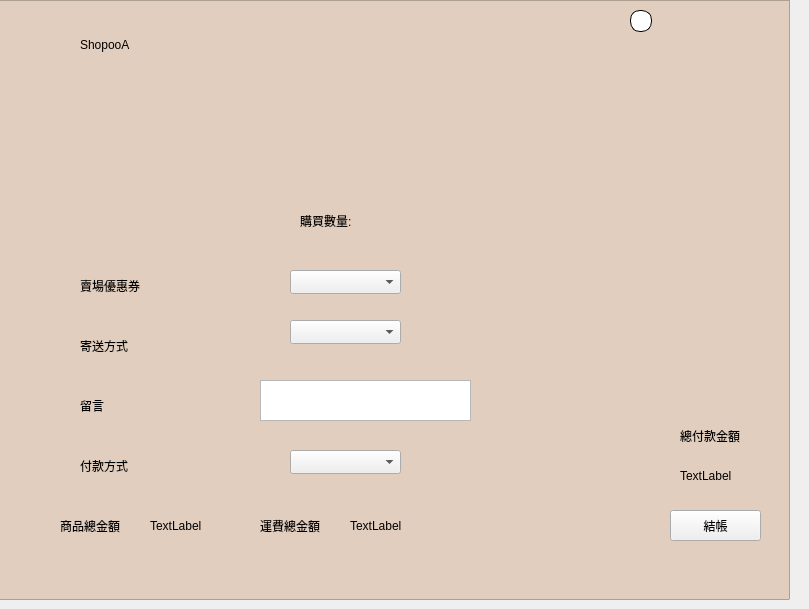
    <widget class="QWidget" name="order">
     <widget class="QGraphicsView" name="graphicsView_13">
      <property name="geometry">
       <rect>
        <x>-10</x>
        <y>0</y>
        <width>800</width>
        <height>600</height>
       </rect>
      </property>
      <property name="styleSheet">
       <string notr="true">background-color: rgb(225, 206, 190);</string>
      </property>
     </widget>
     <widget class="ClickableLabel" name="label_81">
      <property name="geometry">
       <rect>
        <x>20</x>
        <y>20</y>
        <width>50</width>
        <height>50</height>
       </rect>
      </property>
      <property name="cursor">
       <cursorShape>PointingHandCursor</cursorShape>
      </property>
      <property name="styleSheet">
       <string notr="true">image: url(:/images/store.png);</string>
      </property>
      <property name="text">
       <string/>
      </property>
     </widget>
     <widget class="QLabel" name="label_82">
      <property name="geometry">
       <rect>
        <x>80</x>
        <y>30</y>
        <width>120</width>
        <height>30</height>
       </rect>
      </property>
      <property name="styleSheet">
       <string notr="true">font: 700 14pt &quot;Microsoft JhengHei UI&quot;;</string>
      </property>
      <property name="text">
       <string>ShopooA</string>
      </property>
     </widget>
     <widget class="QLabel" name="label_83">
      <property name="geometry">
       <rect>
        <x>630</x>
        <y>10</y>
        <width>22</width>
        <height>22</height>
       </rect>
      </property>
      <property name="styleSheet">
       <string notr="true">min-width: 20px;
min-height: 20px;
max-width: 20px;
max-height: 20px;
border-radius:10px;
border: 1px solid black;
background-color: rgb(255, 255, 255);
image: url(:/images/picture.jpg);
</string>
      </property>
      <property name="text">
       <string/>
      </property>
     </widget>
     <widget class="QLabel" name="label_84">
      <property name="geometry">
       <rect>
        <x>60</x>
        <y>100</y>
        <width>150</width>
        <height>150</height>
       </rect>
      </property>
      <property name="text">
       <string/>
      </property>
     </widget>
     <widget class="QLabel" name="label_85">
      <property name="geometry">
       <rect>
        <x>300</x>
        <y>160</y>
        <width>331</width>
        <height>41</height>
       </rect>
      </property>
      <property name="text">
       <string/>
      </property>
     </widget>
     <widget class="QLabel" name="label_86">
      <property name="geometry">
       <rect>
        <x>80</x>
        <y>270</y>
        <width>91</width>
        <height>31</height>
       </rect>
      </property>
      <property name="styleSheet">
       <string notr="true">font: 700 12pt &quot;Microsoft JhengHei UI&quot;;</string>
      </property>
      <property name="text">
       <string>賣場優惠券</string>
      </property>
     </widget>
     <widget class="QLabel" name="label_87">
      <property name="geometry">
       <rect>
        <x>80</x>
        <y>330</y>
        <width>91</width>
        <height>31</height>
       </rect>
      </property>
      <property name="styleSheet">
       <string notr="true">font: 700 12pt &quot;Microsoft JhengHei UI&quot;;</string>
      </property>
      <property name="text">
       <string>寄送方式</string>
      </property>
     </widget>
     <widget class="QLabel" name="label_88">
      <property name="geometry">
       <rect>
        <x>80</x>
        <y>390</y>
        <width>81</width>
        <height>31</height>
       </rect>
      </property>
      <property name="styleSheet">
       <string notr="true">font: 700 12pt &quot;Microsoft JhengHei UI&quot;;</string>
      </property>
      <property name="text">
       <string>留言</string>
      </property>
     </widget>
     <widget class="QLabel" name="label_89">
      <property name="geometry">
       <rect>
        <x>80</x>
        <y>440</y>
        <width>101</width>
        <height>51</height>
       </rect>
      </property>
      <property name="styleSheet">
       <string notr="true">font: 700 12pt &quot;Microsoft JhengHei UI&quot;;</string>
      </property>
      <property name="text">
       <string>付款方式</string>
      </property>
     </widget>
     <widget class="QComboBox" name="comboBox">
      <property name="geometry">
       <rect>
        <x>290</x>
        <y>270</y>
        <width>111</width>
        <height>24</height>
       </rect>
      </property>
      <property name="styleSheet">
       <string notr="true">font: 700 8pt &quot;Microsoft JhengHei UI&quot;;</string>
      </property>
     </widget>
     <widget class="QComboBox" name="comboBox_2">
      <property name="geometry">
       <rect>
        <x>290</x>
        <y>320</y>
        <width>111</width>
        <height>24</height>
       </rect>
      </property>
      <property name="styleSheet">
       <string notr="true">font: 700 8pt &quot;Microsoft JhengHei UI&quot;;</string>
      </property>
     </widget>
     <widget class="QTextEdit" name="textEdit_2">
      <property name="geometry">
       <rect>
        <x>260</x>
        <y>380</y>
        <width>211</width>
        <height>41</height>
       </rect>
      </property>
     </widget>
     <widget class="QComboBox" name="comboBox_3">
      <property name="geometry">
       <rect>
        <x>290</x>
        <y>450</y>
        <width>111</width>
        <height>24</height>
       </rect>
      </property>
      <property name="styleSheet">
       <string notr="true">font: 700 8pt &quot;Microsoft JhengHei UI&quot;;</string>
      </property>
     </widget>
     <widget class="QLabel" name="label_90">
      <property name="geometry">
       <rect>
        <x>60</x>
        <y>510</y>
        <width>81</width>
        <height>31</height>
       </rect>
      </property>
      <property name="text">
       <string>商品總金額</string>
      </property>
     </widget>
     <widget class="QLabel" name="label_91">
      <property name="geometry">
       <rect>
        <x>260</x>
        <y>510</y>
        <width>91</width>
        <height>31</height>
       </rect>
      </property>
      <property name="text">
       <string>運費總金額</string>
      </property>
     </widget>
     <widget class="QLabel" name="label_92">
      <property name="geometry">
       <rect>
        <x>150</x>
        <y>505</y>
        <width>81</width>
        <height>41</height>
       </rect>
      </property>
      <property name="text">
       <string>TextLabel</string>
      </property>
     </widget>
     <widget class="QLabel" name="label_93">
      <property name="geometry">
       <rect>
        <x>350</x>
        <y>510</y>
        <width>81</width>
        <height>31</height>
       </rect>
      </property>
      <property name="text">
       <string>TextLabel</string>
      </property>
     </widget>
     <widget class="QLabel" name="label_94">
      <property name="geometry">
       <rect>
        <x>680</x>
        <y>420</y>
        <width>81</width>
        <height>31</height>
       </rect>
      </property>
      <property name="text">
       <string>總付款金額</string>
      </property>
     </widget>
     <widget class="QLabel" name="label_95">
      <property name="geometry">
       <rect>
        <x>680</x>
        <y>460</y>
        <width>71</width>
        <height>31</height>
       </rect>
      </property>
      <property name="text">
       <string>TextLabel</string>
      </property>
     </widget>
     <widget class="QPushButton" name="pushButton_18">
      <property name="geometry">
       <rect>
        <x>670</x>
        <y>510</y>
        <width>91</width>
        <height>31</height>
       </rect>
      </property>
      <property name="text">
       <string>結帳</string>
      </property>
     </widget>
     <widget class="QLabel" name="label_100">
      <property name="geometry">
       <rect>
        <x>300</x>
        <y>210</y>
        <width>61</width>
        <height>21</height>
       </rect>
      </property>
      <property name="text">
       <string>購買數量:</string>
      </property>
     </widget>
     <widget class="QLabel" name="label_101">
      <property name="geometry">
       <rect>
        <x>380</x>
        <y>210</y>
        <width>53</width>
        <height>16</height>
       </rect>
      </property>
      <property name="text">
       <string/>
      </property>
     </widget>
    </widget>
